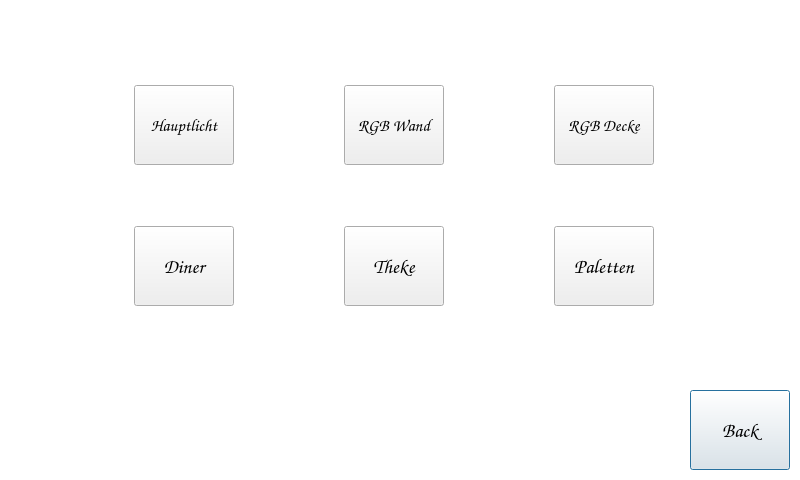
<?xml version="1.0" encoding="UTF-8"?>
<ui version="4.0">
 <class>EinstellungLicht</class>
 <widget class="QDialog" name="EinstellungLicht">
  <property name="geometry">
   <rect>
    <x>0</x>
    <y>0</y>
    <width>800</width>
    <height>480</height>
   </rect>
  </property>
  <property name="minimumSize">
   <size>
    <width>800</width>
    <height>480</height>
   </size>
  </property>
  <property name="maximumSize">
   <size>
    <width>800</width>
    <height>480</height>
   </size>
  </property>
  <property name="windowTitle">
   <string>Einstellung</string>
  </property>
  <property name="styleSheet">
   <string notr="true">QDialog{
background-color:rgb(255, 255, 255);
}</string>
  </property>
  <widget class="QPushButton" name="pushButtonHome">
   <property name="geometry">
    <rect>
     <x>690</x>
     <y>390</y>
     <width>100</width>
     <height>80</height>
    </rect>
   </property>
   <property name="sizePolicy">
    <sizepolicy hsizetype="Fixed" vsizetype="Fixed">
     <horstretch>0</horstretch>
     <verstretch>0</verstretch>
    </sizepolicy>
   </property>
   <property name="minimumSize">
    <size>
     <width>100</width>
     <height>80</height>
    </size>
   </property>
   <property name="maximumSize">
    <size>
     <width>100</width>
     <height>80</height>
    </size>
   </property>
   <property name="font">
    <font>
     <family>Comic Sans MS</family>
     <pointsize>15</pointsize>
    </font>
   </property>
   <property name="styleSheet">
    <string notr="true">QPushButton{

border-image:url(:/new/bilder/bilder/zurueck.png) 1;
border-width: 1px;
}</string>
   </property>
   <property name="text">
    <string>Back</string>
   </property>
  </widget>
  <widget class="QWidget" name="gridLayoutWidget">
   <property name="geometry">
    <rect>
     <x>30</x>
     <y>30</y>
     <width>731</width>
     <height>331</height>
    </rect>
   </property>
   <layout class="QGridLayout" name="gridLayout">
    <item row="0" column="1">
     <widget class="QPushButton" name="pushButtonRGBWand">
      <property name="sizePolicy">
       <sizepolicy hsizetype="Fixed" vsizetype="Fixed">
        <horstretch>0</horstretch>
        <verstretch>0</verstretch>
       </sizepolicy>
      </property>
      <property name="minimumSize">
       <size>
        <width>100</width>
        <height>80</height>
       </size>
      </property>
      <property name="maximumSize">
       <size>
        <width>100</width>
        <height>80</height>
       </size>
      </property>
      <property name="font">
       <font>
        <family>Comic Sans MS</family>
        <pointsize>13</pointsize>
        <weight>75</weight>
        <italic>true</italic>
        <bold>true</bold>
       </font>
      </property>
      <property name="text">
       <string>RGB Wand</string>
      </property>
     </widget>
    </item>
    <item row="1" column="0">
     <widget class="QPushButton" name="pushButtonDinner">
      <property name="sizePolicy">
       <sizepolicy hsizetype="Fixed" vsizetype="Fixed">
        <horstretch>0</horstretch>
        <verstretch>0</verstretch>
       </sizepolicy>
      </property>
      <property name="minimumSize">
       <size>
        <width>100</width>
        <height>80</height>
       </size>
      </property>
      <property name="maximumSize">
       <size>
        <width>100</width>
        <height>80</height>
       </size>
      </property>
      <property name="font">
       <font>
        <family>Comic Sans MS</family>
        <pointsize>15</pointsize>
        <weight>75</weight>
        <italic>true</italic>
        <bold>true</bold>
       </font>
      </property>
      <property name="styleSheet">
       <string notr="true"/>
      </property>
      <property name="text">
       <string>Diner</string>
      </property>
     </widget>
    </item>
    <item row="1" column="2">
     <widget class="QPushButton" name="pushButtonPaletten">
      <property name="sizePolicy">
       <sizepolicy hsizetype="Fixed" vsizetype="Fixed">
        <horstretch>0</horstretch>
        <verstretch>0</verstretch>
       </sizepolicy>
      </property>
      <property name="minimumSize">
       <size>
        <width>100</width>
        <height>80</height>
       </size>
      </property>
      <property name="maximumSize">
       <size>
        <width>100</width>
        <height>80</height>
       </size>
      </property>
      <property name="font">
       <font>
        <family>Comic Sans MS</family>
        <pointsize>15</pointsize>
        <weight>75</weight>
        <italic>true</italic>
        <bold>true</bold>
       </font>
      </property>
      <property name="text">
       <string>Paletten</string>
      </property>
     </widget>
    </item>
    <item row="1" column="1">
     <widget class="QPushButton" name="pushButtonTheke">
      <property name="sizePolicy">
       <sizepolicy hsizetype="Fixed" vsizetype="Fixed">
        <horstretch>0</horstretch>
        <verstretch>0</verstretch>
       </sizepolicy>
      </property>
      <property name="minimumSize">
       <size>
        <width>100</width>
        <height>80</height>
       </size>
      </property>
      <property name="maximumSize">
       <size>
        <width>100</width>
        <height>80</height>
       </size>
      </property>
      <property name="font">
       <font>
        <family>Comic Sans MS</family>
        <pointsize>15</pointsize>
        <weight>75</weight>
        <italic>true</italic>
        <bold>true</bold>
       </font>
      </property>
      <property name="text">
       <string>Theke</string>
      </property>
     </widget>
    </item>
    <item row="0" column="0">
     <widget class="QPushButton" name="pushButtonHauptlicht">
      <property name="sizePolicy">
       <sizepolicy hsizetype="Fixed" vsizetype="Fixed">
        <horstretch>0</horstretch>
        <verstretch>0</verstretch>
       </sizepolicy>
      </property>
      <property name="minimumSize">
       <size>
        <width>0</width>
        <height>80</height>
       </size>
      </property>
      <property name="maximumSize">
       <size>
        <width>100</width>
        <height>80</height>
       </size>
      </property>
      <property name="font">
       <font>
        <family>Comic Sans MS</family>
        <pointsize>13</pointsize>
        <weight>75</weight>
        <italic>true</italic>
        <bold>true</bold>
        <kerning>true</kerning>
       </font>
      </property>
      <property name="styleSheet">
       <string notr="true"/>
      </property>
      <property name="text">
       <string>Hauptlicht</string>
      </property>
     </widget>
    </item>
    <item row="0" column="2">
     <widget class="QPushButton" name="pushButtonRGBDecke">
      <property name="sizePolicy">
       <sizepolicy hsizetype="Fixed" vsizetype="Fixed">
        <horstretch>0</horstretch>
        <verstretch>0</verstretch>
       </sizepolicy>
      </property>
      <property name="minimumSize">
       <size>
        <width>100</width>
        <height>80</height>
       </size>
      </property>
      <property name="maximumSize">
       <size>
        <width>100</width>
        <height>80</height>
       </size>
      </property>
      <property name="font">
       <font>
        <family>Comic Sans MS</family>
        <pointsize>13</pointsize>
        <weight>75</weight>
        <italic>true</italic>
        <bold>true</bold>
       </font>
      </property>
      <property name="text">
       <string>RGB Decke</string>
      </property>
     </widget>
    </item>
   </layout>
  </widget>
 </widget>
 <resources/>
 <connections>
  <connection>
   <sender>pushButtonHome</sender>
   <signal>clicked()</signal>
   <receiver>EinstellungLicht</receiver>
   <slot>close()</slot>
   <hints>
    <hint type="sourcelabel">
     <x>713</x>
     <y>430</y>
    </hint>
    <hint type="destinationlabel">
     <x>611</x>
     <y>427</y>
    </hint>
   </hints>
  </connection>
 </connections>
</ui>
